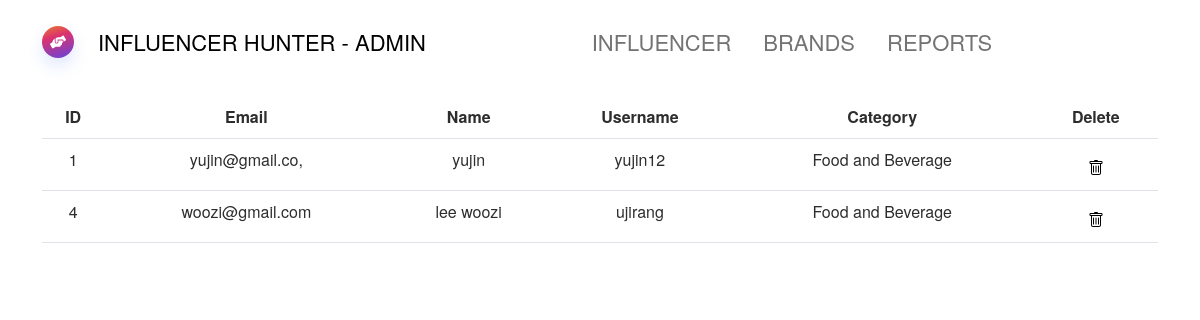
Screenshot of /InfluencersAdmin with the database file from the repository.
### app/models.py (models this page shows, shortened)
class Users(db.Model, Base, UserMixin):
    id              = db.Column(db.Integer, primary_key=True)
    email           = db.Column(db.String(100), unique=True, nullable=False)
    password_hash   = db.Column(db.String(150))
    name            = db.Column(db.String(100), nullable=False)
    username        = db.Column(db.String(100), unique=True, nullable=False)
    category        = db.Column(db.Integer, db.ForeignKey('category.id'))
    evaluation      = db.relationship('Evaluation', backref='author', lazy='dynamic')
    __mapper_args__ = {
        'polymorphic_identity':'users'
    }

class Influencer(Users, UserMixin):
    id              = db.Column(db.Integer, db.ForeignKey('users.id'), primary_key=True)
    __mapper_args__ = {
        'polymorphic_identity':'influencer'
    }

class Users(db.Model, Base, UserMixin):
    id              = db.Column(db.Integer, primary_key=True)
    email           = db.Column(db.String(100), unique=True, nullable=False)
    password_hash   = db.Column(db.String(150))
    name            = db.Column(db.String(100), nullable=False)
    username        = db.Column(db.String(100), unique=True, nullable=False)
    category        = db.Column(db.Integer, db.ForeignKey('category.id'))
    evaluation      = db.relationship('Evaluation', backref='author', lazy='dynamic')
    __mapper_args__ = {
        'polymorphic_identity':'users'
    }

class Category(db.Model):
    id      = db.Column(db.Integer, primary_key=True)
    catg    = db.Column(db.String)
    users   = db.relationship('Users')

### app/routes.py (the view)
@app.route('/InfluencersAdmin')
def influencersadmin():
    user = Influencer.query.all()
    for cat in user:
        category = cat.category
        catname = Category.query.filter_by(id=category).first()
        fcat = catname.catg
    return render_template('influencerAdmin.html', all=user, fcat=fcat)

### app/routes.py (called while the page is built)
@app.context_processor
def base():
    form = SearchForm()
    return dict(form=form)

### app/templates/influencerAdmin.html (shortened to what this page needs)
<!DOCTYPE html>
<html lang="en">
<head>
    <link rel="stylesheet" href="{{ url_for('static', filename='assets/bootstrap/css/bootstrap.min.css')}}">
    <link rel="stylesheet" href="{{ url_for('static', filename='assets/css/styles.min.css')}}" />
</head>
<body>
    <nav class="navbar navbar-light navbar-expand-md fixed-top navbar-shrink py-3" id="mainNav">
        <div class="container"><a class="navbar-brand d-flex align-items-center" href="/"><span
                    class="bs-icon-sm bs-icon-circle bs-icon-primary shadow d-flex justify-content-center align-items-center me-2 bs-icon"
                    style="background: repeating-linear-gradient(164deg, #ea772e 0%, #db326e 35%, #7241d1 92%, #554ddd 100%);"></span><span><a href="/index">INFLUENCER HUNTER - ADMIN</a></span></a>
            <div class="collapse navbar-collapse" id="navcol-1">
                <ul class="navbar-nav mx-auto">
                    <li class="nav-item"><a class="nav-link" href="/InfluencersAdmin">INFLUENCER</a></li>
                    <li class="nav-item"><a class="nav-link" href="/BrandsAdmin">BRANDS</a></li>
                    <li class="nav-item"><a class="nav-link" href="/reports">REPORTS</a></li>
                </ul>
            </div>
        </div>
    </nav>
    <section class="py-5">
        <div class="container text-center py-5">
            <table class="table">
                <tbody>
                <tr>
                    <th>ID</th>
                    <th>Email</th>
                    <th>Name</th>
                    <th>Username</th>
                    <th>Category</th>
                    <th>Delete</th>
                </tr>
                {% for data in all %}
                <tr>
                    <td>{{ data["id"] }}</td>
                    <td>{{ data["email"] }}</td>
                    <td>{{ data["name"] }}</td>
                    <td>{{ data["username"] }}</td>
                    <td>{{ fcat }}</td>
                    <td><a onclick="return confirmation()" href="{{ url_for('delete_profile', userid=data.id)}}"></i></a>
                    </td>
                </tr>
                {% endfor %}
                </tbody>
            </table>
        </div>
    </section>
</body>
</html>

### rows the page displays
Influencer: id "1", email "yujin@gmail.co,", name "yujin", username "yujin12"
Category: catg "Food and Beverage"
Influencer: id "4", email "woozi@gmail.com", name "lee woozi", username "ujirang"
